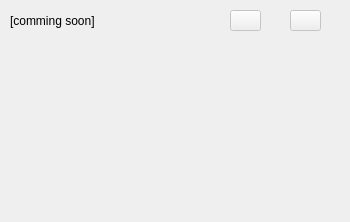
         <widget class="QWidget" name="Radio">
          <property name="geometry">
           <rect>
            <x>0</x>
            <y>0</y>
            <width>350</width>
            <height>222</height>
           </rect>
          </property>
          <property name="styleSheet">
           <string notr="true"/>
          </property>
          <attribute name="icon">
           <iconset resource="resources.qrc">
            <normaloff>:/48x48.png</normaloff>:/48x48.png</iconset>
          </attribute>
          <attribute name="label">
           <string>Streaming Client</string>
          </attribute>
          <widget class="QPushButton" name="bt_rol_streaming_play">
           <property name="enabled">
            <bool>false</bool>
           </property>
           <property name="geometry">
            <rect>
             <x>230</x>
             <y>10</y>
             <width>31</width>
             <height>21</height>
            </rect>
           </property>
           <property name="text">
            <string/>
           </property>
           <property name="icon">
            <iconset resource="resources.qrc">
             <normaloff>:/icons/player_play.png</normaloff>:/icons/player_play.png</iconset>
           </property>
          </widget>
          <widget class="QLabel" name="label_4">
           <property name="geometry">
            <rect>
             <x>10</x>
             <y>10</y>
             <width>191</width>
             <height>21</height>
            </rect>
           </property>
           <property name="text">
            <string>[comming soon]</string>
           </property>
          </widget>
          <widget class="QPushButton" name="bt_rol_streaming_stop">
           <property name="enabled">
            <bool>false</bool>
           </property>
           <property name="geometry">
            <rect>
             <x>290</x>
             <y>10</y>
             <width>31</width>
             <height>21</height>
            </rect>
           </property>
           <property name="text">
            <string/>
           </property>
           <property name="icon">
            <iconset resource="resources.qrc">
             <normaloff>:/icons/media-playback-stop.png</normaloff>:/icons/media-playback-stop.png</iconset>
           </property>
          </widget>
         </widget>
